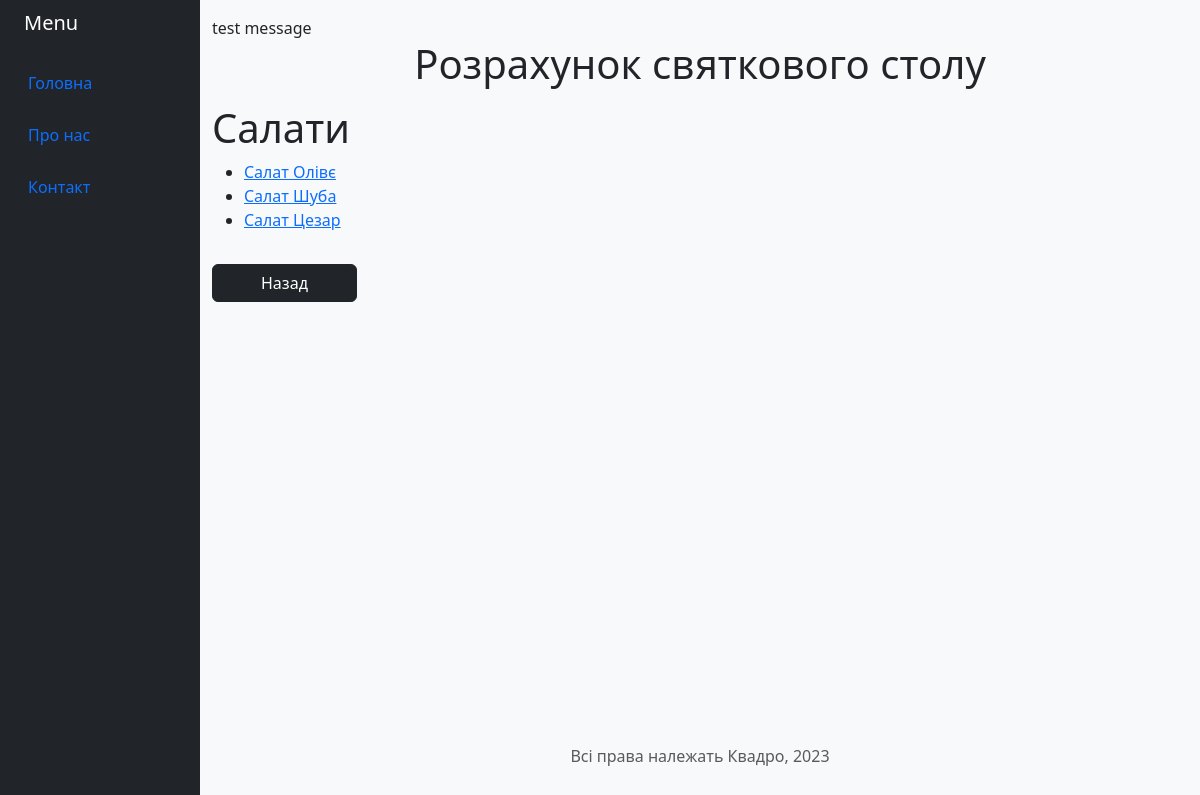
/group_recipes/1/, run on the app's committed database.
### kvadro/models.py (models this page shows, shortened)
class Recipe(models.Model):
    owner = models.ForeignKey(RecipeOwner, on_delete=models.CASCADE)
    recipe_group = models.ForeignKey(RecipeGroup, on_delete=models.CASCADE)
    status = models.ForeignKey(RecipeStatus, on_delete=models.CASCADE)
    recipe_name = models.CharField('Recipe name',max_length=200)
    recipe_name_en = models.CharField('Recipe name (EN)',max_length=200)
    image = models.ImageField(upload_to='images/')
    product = models.ManyToManyField(Product , through='RecipeProduct')
    pub_date = models.DateTimeField("date published")

class RecipeGroup(models.Model):
    recipeGroup_name = models.CharField(max_length=200)
    def __str__(self):
        return self.recipeGroup_name

### kvadro/views.py (the view)
# urls.py: path("group_recipes/<int:pk>/", views.GroupRecipesView.as_view(), name="group_recipes"),
class GroupRecipesView(generic.ListView):
     model = Recipe
     template_name = "kvadro/group_recipes.html"
     context_object_name = 'grouprecipes'
     def get_queryset(self):
         grouprecipes = super().get_queryset()
         req_group_id = self.kwargs.get('pk')
         grouprecipes = grouprecipes.filter(recipe_group_id = req_group_id)
         return grouprecipes

### kvadro/templates/kvadro/group_recipes.html (shortened to what this page needs)
{% extends "kvadro/template.html" %}
{% block content %}
    <h1> {{grouprecipes.first.recipe_group}}</h1>
    <ul>
        {% for recipe in grouprecipes %}
        <li>
            <a href="{% url 'kvadro:recipe' recipe.id %}">
                {{ recipe.recipe_name}}
            </a>
        </li>
        {% endfor %}
    </ul>
{% endblock %}

### data on the page
Recipe: first.recipe_group "Салати", recipe_name "Салат Олівє"
Recipe: recipe_name "Салат Шуба"
Recipe: recipe_name "Салат Цезар"
